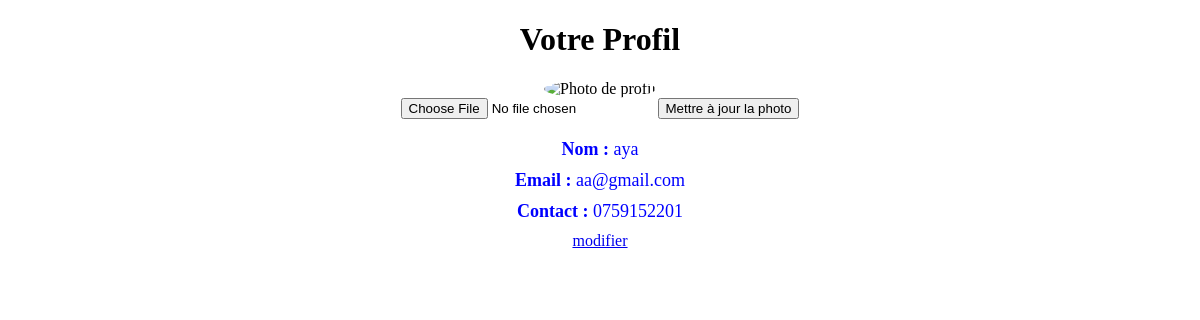
The page /profil (signed in) on the database as committed earlier.
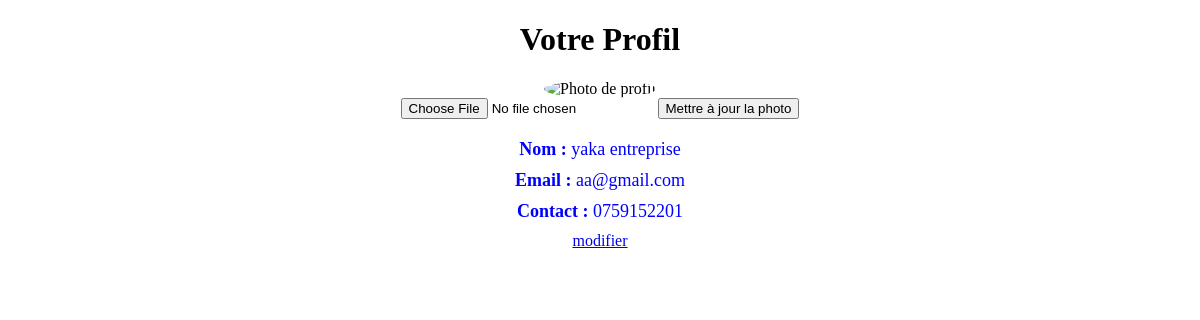
The same page on the database as committed later.
### tables this page shows
CREATE TABLE utilisateur (
        id INTEGER PRIMARY KEY AUTOINCREMENT,
        nom TEXT,
        email TEXT UNIQUE,
        contact TEXT UNIQUE,
        mot_de_passe TEXT,
        solde REAL DEFAULT 3000
    );

### app.py (the view)
@app.route('/profil', methods=['GET', 'POST'])
@login_required
def profil():
    return render_template('profil.html', nom=current_user.nom, email=current_user.email, contact=current_user.contact)

### app.py (called while the page is built)
@login_manager.user_loader
def load_user(user_id):
    cursor.execute('SELECT * FROM utilisateur WHERE id = ?', (user_id,))
    utilisateur_data = cursor.fetchone()
    if utilisateur_data:
        return Utilisateur(*utilisateur_data)
    return None

### templates/profil.html (shortened to what this page needs)
<!DOCTYPE html>
<html lang="en">
<head>
</head>
<body>
    <div class="profile-container">
        <h1>Votre Profil</h1>
        <img class="profile-image"  alt="Photo de profil">
        <form method="POST" enctype="multipart/form-data">
            <input type="file" name="photo" accept="image/*">
            <button type="submit">Mettre à jour la photo</button>
        </form>
        <div class="profile-info">
            <p><strong>Nom :</strong> {{ nom }}</p>
            <p><strong>Email :</strong> {{ email }}</p>
            <p><strong>Contact :</strong> {{ contact }}</p>
        </div>
        <a href="{{url_for('modifier_profil')}}">modifier</a>
    </div>
</body>
</html>

Rows that differ between the two databases and show on the page:
changed utilisateur "aa@gmail.com": nom "aya" → "yaka entreprise"
